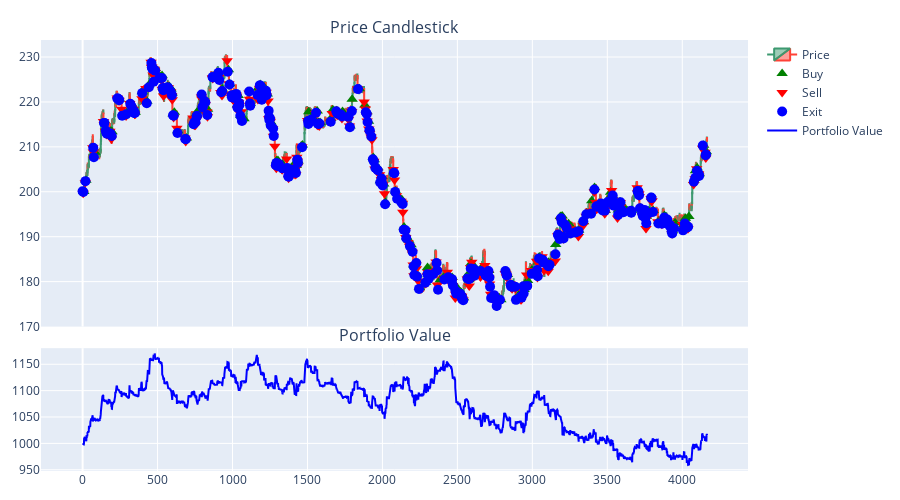

Notebook code for this chart:
### Code cell
buy_df_qlearning, sell_df_qlearning, exit_df_qlearning = extract_signals(historical_info_df)
fig_qlearning = build_fig(
    historical_info_df,
    buy_df_qlearning,
    sell_df_qlearning,
    exit_df_qlearning
)
fig_qlearning.show()

### Figure 1 — Plotly figure (JSON) as saved in the notebook; plotly's stock layout.template omitted (floating-point values rounded to 4 significant figures; data arrays with more than 128 entries replaced by an {"elided": "..."} marker saying what was removed)
{"data": [{"close": {"elided": "4166 float values"}, "high": {"elided": "4166 float values"}, "low": {"elided": "4166 float values"}, "name": "Price", "open": {"elided": "4166 float values"}, "type": "candlestick", "x": {"elided": "4166 int values"}, "xaxis": "x", "yaxis": "y"}, {"marker": {"color": "green", "size": 10, "symbol": "triangle-up"}, "mode": "markers", "name": "Buy", "type": "scatter", "x": {"elided": "185 int values"}, "xaxis": "x", "y": {"elided": "185 float values"}, "yaxis": "y"}, {"marker": {"color": "red", "size": 10, "symbol": "triangle-down"}, "mode": "markers", "name": "Sell", "type": "scatter", "x": {"elided": "308 int values"}, "xaxis": "x", "y": {"elided": "308 float values"}, "yaxis": "y"}, {"marker": {"color": "blue", "size": 10, "symbol": "circle"}, "mode": "markers", "name": "Exit", "type": "scatter", "x": {"elided": "299 int values"}, "xaxis": "x", "y": {"elided": "299 float values"}, "yaxis": "y"}, {"line": {"color": "blue"}, "mode": "lines", "name": "Portfolio Value", "type": "scatter", "x": {"elided": "4166 int values"}, "xaxis": "x2", "y": {"elided": "4166 float values"}, "yaxis": "y2"}], "layout": {"annotations": [{"font": {"size": 16}, "showarrow": false, "text": "Price Candlestick", "x": 0.5, "xanchor": "center", "xref": "paper", "y": 1.0, "yanchor": "bottom", "yref": "paper"}, {"font": {"size": 16}, "showarrow": false, "text": "Portfolio Value", "x": 0.5, "xanchor": "center", "xref": "paper", "y": 0.285, "yanchor": "bottom", "yref": "paper"}], "height": 500, "margin": {"b": 20, "l": 40, "r": 20, "t": 40}, "xaxis": {"anchor": "y", "domain": [0, 1], "matches": "x2", "rangeslider": {"visible": false}, "showticklabels": false}, "xaxis2": {"anchor": "y2", "domain": [0, 1], "rangeslider": {"visible": false}}, "yaxis": {"anchor": "x", "domain": [0.335, 1.0]}, "yaxis2": {"anchor": "x2", "domain": [0, 0.285]}}}
